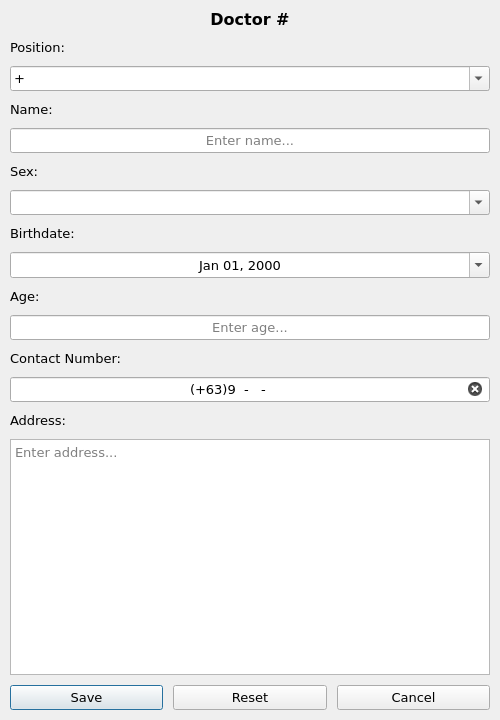
<?xml version="1.0" encoding="UTF-8"?>
<ui version="4.0">
 <class>DoctorDialog</class>
 <widget class="QDialog" name="DoctorDialog">
  <property name="geometry">
   <rect>
    <x>0</x>
    <y>0</y>
    <width>500</width>
    <height>720</height>
   </rect>
  </property>
  <property name="font">
   <font>
    <family>Verdana</family>
    <pointsize>10</pointsize>
   </font>
  </property>
  <property name="windowTitle">
   <string>Dialog</string>
  </property>
  <layout class="QVBoxLayout" name="main_layout">
   <property name="spacing">
    <number>10</number>
   </property>
   <property name="leftMargin">
    <number>10</number>
   </property>
   <property name="topMargin">
    <number>10</number>
   </property>
   <property name="rightMargin">
    <number>10</number>
   </property>
   <property name="bottomMargin">
    <number>10</number>
   </property>
   <item>
    <widget class="QLabel" name="lbl_id">
     <property name="font">
      <font>
       <family>Verdana</family>
       <pointsize>12</pointsize>
       <weight>75</weight>
       <bold>true</bold>
      </font>
     </property>
     <property name="text">
      <string>Doctor #</string>
     </property>
     <property name="alignment">
      <set>Qt::AlignCenter</set>
     </property>
    </widget>
   </item>
   <item>
    <widget class="QLabel" name="lbl_position">
     <property name="text">
      <string>Position:</string>
     </property>
    </widget>
   </item>
   <item>
    <widget class="QComboBox" name="cmbox_position">
     <property name="editable">
      <bool>true</bool>
     </property>
     <property name="maxVisibleItems">
      <number>6</number>
     </property>
     <property name="maxCount">
      <number>100</number>
     </property>
     <item>
      <property name="text">
       <string>+</string>
      </property>
     </item>
    </widget>
   </item>
   <item>
    <widget class="QLabel" name="lbl_name">
     <property name="text">
      <string>Name:</string>
     </property>
    </widget>
   </item>
   <item>
    <widget class="QLineEdit" name="lnedit_name">
     <property name="alignment">
      <set>Qt::AlignCenter</set>
     </property>
     <property name="placeholderText">
      <string>Enter name...</string>
     </property>
     <property name="clearButtonEnabled">
      <bool>true</bool>
     </property>
    </widget>
   </item>
   <item>
    <widget class="QLabel" name="lbl_sex">
     <property name="text">
      <string>Sex:</string>
     </property>
    </widget>
   </item>
   <item>
    <widget class="QComboBox" name="cmbox_sex">
     <property name="styleSheet">
      <string notr="true"/>
     </property>
     <property name="editable">
      <bool>true</bool>
     </property>
     <property name="currentIndex">
      <number>-1</number>
     </property>
     <property name="maxVisibleItems">
      <number>2</number>
     </property>
     <property name="maxCount">
      <number>2</number>
     </property>
     <property name="modelColumn">
      <number>0</number>
     </property>
    </widget>
   </item>
   <item>
    <widget class="QLabel" name="lbl_birthdate">
     <property name="text">
      <string>Birthdate:</string>
     </property>
    </widget>
   </item>
   <item>
    <widget class="QDateEdit" name="dtedit_birthdate">
     <property name="alignment">
      <set>Qt::AlignCenter</set>
     </property>
     <property name="buttonSymbols">
      <enum>QAbstractSpinBox::NoButtons</enum>
     </property>
     <property name="showGroupSeparator" stdset="0">
      <bool>false</bool>
     </property>
     <property name="displayFormat">
      <string>MMM dd, yyyy</string>
     </property>
     <property name="calendarPopup">
      <bool>true</bool>
     </property>
    </widget>
   </item>
   <item>
    <widget class="QLabel" name="lbl_age">
     <property name="text">
      <string>Age:</string>
     </property>
    </widget>
   </item>
   <item>
    <widget class="QLineEdit" name="lnedit_age">
     <property name="maxLength">
      <number>8</number>
     </property>
     <property name="alignment">
      <set>Qt::AlignCenter</set>
     </property>
     <property name="readOnly">
      <bool>true</bool>
     </property>
     <property name="placeholderText">
      <string>Enter age...</string>
     </property>
    </widget>
   </item>
   <item>
    <widget class="QLabel" name="lbl_contact_number">
     <property name="text">
      <string>Contact Number:</string>
     </property>
    </widget>
   </item>
   <item>
    <widget class="QLineEdit" name="lnedit_contact_number">
     <property name="inputMask">
      <string>(+63)\900-000-0000</string>
     </property>
     <property name="cursorPosition">
      <number>0</number>
     </property>
     <property name="alignment">
      <set>Qt::AlignCenter</set>
     </property>
     <property name="placeholderText">
      <string>Enter contact number...</string>
     </property>
     <property name="clearButtonEnabled">
      <bool>true</bool>
     </property>
    </widget>
   </item>
   <item>
    <widget class="QLabel" name="lbl_address">
     <property name="text">
      <string>Address:</string>
     </property>
    </widget>
   </item>
   <item>
    <widget class="QTextEdit" name="txtedit_address">
     <property name="horizontalScrollBarPolicy">
      <enum>Qt::ScrollBarAlwaysOff</enum>
     </property>
     <property name="tabChangesFocus">
      <bool>true</bool>
     </property>
     <property name="placeholderText">
      <string>Enter address...</string>
     </property>
    </widget>
   </item>
   <item>
    <widget class="QWidget" name="wdgt_dialog_buttons" native="true">
     <layout class="QHBoxLayout" name="wdgt_dialog_buttons_layout" stretch="1,1,1">
      <property name="spacing">
       <number>10</number>
      </property>
      <property name="leftMargin">
       <number>0</number>
      </property>
      <property name="topMargin">
       <number>0</number>
      </property>
      <property name="rightMargin">
       <number>0</number>
      </property>
      <property name="bottomMargin">
       <number>0</number>
      </property>
      <item>
       <widget class="QPushButton" name="pshbtn_save">
        <property name="cursor">
         <cursorShape>PointingHandCursor</cursorShape>
        </property>
        <property name="text">
         <string>Save</string>
        </property>
       </widget>
      </item>
      <item>
       <widget class="QPushButton" name="pshbtn_reset">
        <property name="cursor">
         <cursorShape>PointingHandCursor</cursorShape>
        </property>
        <property name="text">
         <string>Reset</string>
        </property>
       </widget>
      </item>
      <item>
       <widget class="QPushButton" name="pshbtn_cancel">
        <property name="cursor">
         <cursorShape>PointingHandCursor</cursorShape>
        </property>
        <property name="text">
         <string>Cancel</string>
        </property>
       </widget>
      </item>
     </layout>
    </widget>
   </item>
  </layout>
 </widget>
 <resources/>
 <connections/>
</ui>
